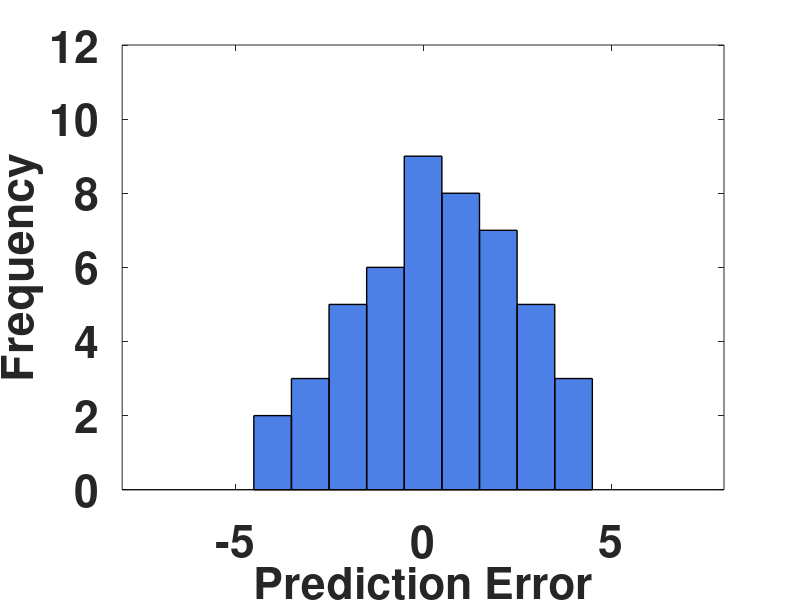
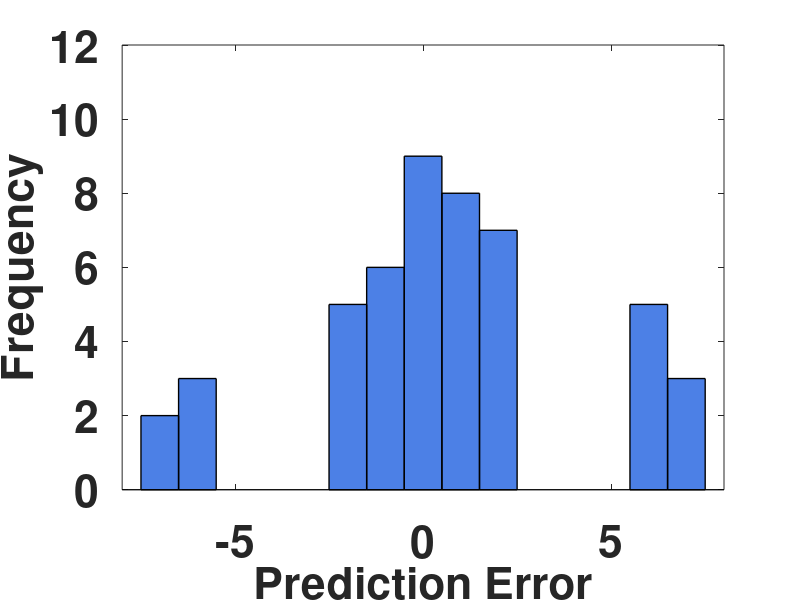
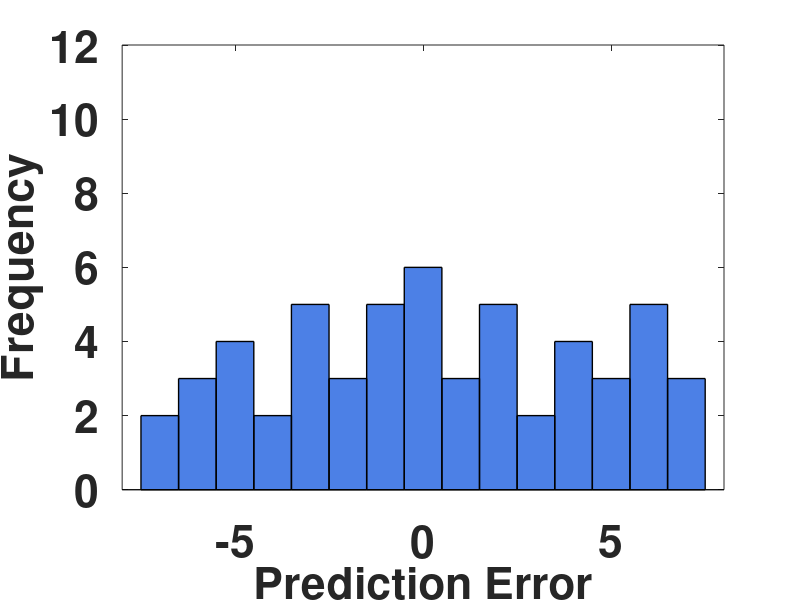

Here is the MATLAB script that generated these plots, in order:

b = -4:4;
a(1,b+5) = [ 2 3 5 6 9 8 7 5 3];
figure1 = figure;
axes1 = axes('Parent',figure1,'FontWeight','bold','FontSize',32);
xlim(axes1,[-8 8]);
ylim(axes1,[0 12]);
box(axes1,'on');
hold(axes1,'all');
%title('Error histogram','FontWeight','bold','FontSize',24);
bar(-4:4,a,'FaceColor',[0.3 0.5 0.9],'LineWidth',1,...
    'BarWidth',1);
xlabel('Prediction Error','FontWeight','bold','FontSize',32);
ylabel('Frequency','FontWeight','bold','FontSize',32);



b1 = -7:7;
a1(1,b1+8) = [2 3 0 0 0 5 6 9 8 7 0 0 0 5 3];
figure2 = figure;
axes1 = axes('Parent',figure2,'FontWeight','bold','FontSize',32);
xlim(axes1,[-8 8]);
ylim(axes1,[0 12]);
box(axes1,'on');
hold(axes1,'all');
%title('Error histogram','FontWeight','bold','FontSize',24);
bar(-7:7,a1,'FaceColor',[0.3 0.5 0.9],'LineWidth',1,...
    'BarWidth',1);
xlabel('Prediction Error','FontWeight','bold','FontSize',32);
ylabel('Frequency','FontWeight','bold','FontSize',32);


b2 = -7:7;
a2(1,b2+8) = [2 3 4 2 5 3 5 6 3 5 2 4 3 5 3];
figure3 = figure;
axes1 = axes('Parent',figure3,'FontWeight','bold','FontSize',32);
xlim(axes1,[-8 8]);
ylim(axes1,[0 12]);
box(axes1,'on');
hold(axes1,'all');
%title('Error histogram','FontWeight','bold','FontSize',24);
bar(-7:7,a2,'FaceColor',[0.3 0.5 0.9],'LineWidth',1,...
    'BarWidth',1);
xlabel('Prediction Error','FontWeight','bold','FontSize',32);
ylabel('Frequency','FontWeight','bold','FontSize',32);


